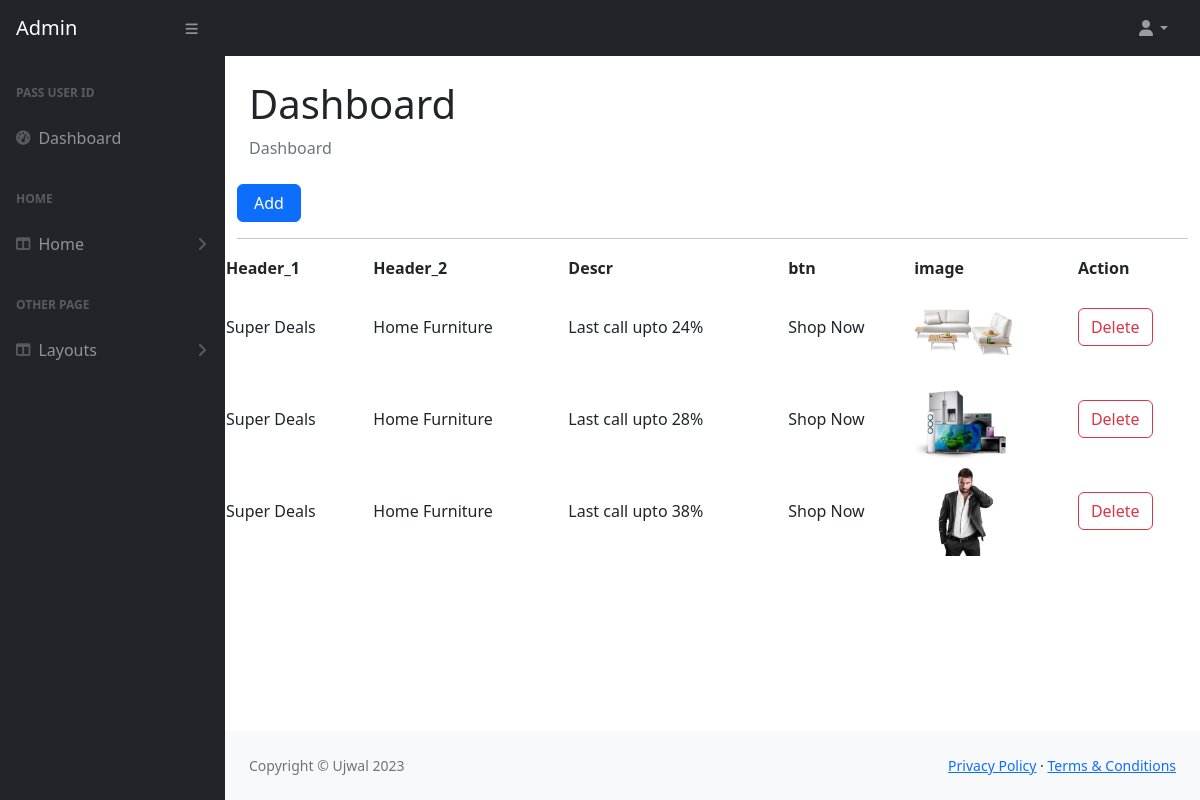
Page /admin/admin/carousel.php (signed in) on the committed database.
### tables this page shows
CREATE TABLE `carousel_section` (
  `carousel_id` int(11) NOT NULL,
  `image` longblob NOT NULL,
  `header_1` varchar(111) NOT NULL,
  `header_2` varchar(111) NOT NULL,
  `descr` varchar(111) NOT NULL,
  `btn` varchar(111) NOT NULL,
  `created_at` timestamp NOT NULL DEFAULT current_timestamp(),
  `updated_at` timestamp NOT NULL DEFAULT current_timestamp() ON UPDATE current_timestamp()
);

### admin/admin/carousel.php (the view, shortened to what this page needs)
<?php
include 'header.php';
?>
<div class="container">
	<div class="row">
		<div class="col-sm-12">
			<button class=" btn btn-primary px-3" onclick="openForm()">Add</button>
			<hr>
		</div>
	</div>
</div>
<?php
include 'config.php';
$sql = "SELECT * FROM carousel_Section";
$result = mysqli_query($conn, $sql);
    echo '<table>';
	if (mysqli_num_rows($result) > 0) {
		echo '<table class="p-2">';
		echo '<tr><th>Header_1</th>
		<th>Header_2</th>
		<th>Descr</th>
		<th>btn</th>
		<th>image</th>
		<th>Action</th>
		</tr>';
		while ($row = mysqli_fetch_assoc($result)) {
			echo '<tr class="p-2">';
			echo '<td>' . $row['header_1'] . '</td>';
			echo '<td>' . $row['header_2'] . '</td>';
			echo '<td>' . $row['descr'] . '</td>';
			echo '<td>' . $row['btn'] . '</td>';
			echo '<td><img src="' . $row['image'] . '"  width="100"></td>';
			echo '<td>
			<a href="carousel_delete.php?id=' . $row['carousel_id'] . '" class="text-decoration-none btn  btn-outline-danger">Delete</a>
			</td>
			</tr>';
		}
		echo '</table>';
	} else {
		echo 'No data found';
	}
?>
<?php
include 'footer.php';
?>

### admin/admin/header.php (shortened to what this page needs)
<!doctype html>
<html lang="en">
<head>
    <link href="https://cdn.jsdelivr.net/npm/bootstrap@5.2.1/dist/css/bootstrap.min.css" rel="stylesheet">
    <link href="css/styles.css" rel="stylesheet" />
  <link href="https://cdn.jsdelivr.net/npm/summernote@0.8.18/dist/summernote.min.css" rel="stylesheet">
</head>
<body class="sb-nav-fixed">
    <nav class="sb-topnav navbar navbar-expand navbar-dark bg-dark">
        <a class="navbar-brand ps-3" href="index.php">Admin</a>
        <button class="btn btn-link btn-sm order-1 order-lg-0 me-4 me-lg-0" id="sidebarToggle" href="#!"><i class="fas fa-bars"></i></button>
        <ul class="navbar-nav ms-auto ms-md-0 me-3 me-lg-4">
            <li class="nav-item dropdown">
                <a class="nav-link dropdown-toggle" id="navbarDropdown" href="#" role="button" data-bs-toggle="dropdown" aria-expanded="false"><i class="fas fa-user fa-fw"></i></a>
            </li>
        </ul>
    </nav>
    <div id="layoutSidenav">
        <div id="layoutSidenav_nav">
            <nav class="sb-sidenav accordion sb-sidenav-dark" id="sidenavAccordion">
                <div class="sb-sidenav-menu">
                    <div class="nav">
                        <div class="sb-sidenav-menu-heading">Pass user ID</div>
                        <a class="nav-link" href="index.php">
                            <div class="sb-nav-link-icon"><i class="fas fa-tachometer-alt"></i></div>
                            Dashboard
                        </a>
                        <div class="sb-sidenav-menu-heading">Home</div>
                        <a class="nav-link collapsed" href="#" data-bs-toggle="collapse" data-bs-target="#collapseLayouts" aria-expanded="false" aria-controls="collapseLayouts">
                            <div class="sb-nav-link-icon"><i class="fas fa-columns"></i></div>
                            Home
                            <div class="sb-sidenav-collapse-arrow"><i class="fas fa-angle-down"></i></div>
                        </a>
                        <div class="sb-sidenav-menu-heading">other page</div>
                        <a class="nav-link collapsed" href="#" data-bs-toggle="collapse" data-bs-target="#collapseLayouts" aria-expanded="false" aria-controls="collapseLayouts">
                            <div class="sb-nav-link-icon"><i class="fas fa-columns"></i></div>
                            Layouts
                            <div class="sb-sidenav-collapse-arrow"><i class="fas fa-angle-down"></i></div>
                        </a>
                    </div>
                </div>
            </nav>
        </div>
        <div id="layoutSidenav_content">
            <main>
                <div class="container-fluid px-4">
                    <h1 class="mt-4">Dashboard</h1>
                    <ol class="breadcrumb mb-4">
                        <li class="breadcrumb-item active">Dashboard</li>
                    </ol>
                </div>
            </main>

### admin/admin/footer.php (shortened to what this page needs)
<footer class="py-4 bg-light mt-auto">
    <div class="container-fluid px-4">
        <div class="d-flex align-items-center justify-content-between small">
            <div class="text-muted">Copyright &copy; Ujwal 2023</div>
            <div>
                <a href="#">Privacy Policy</a>
                &middot;
                <a href="#">Terms &amp; Conditions</a>
            </div>
        </div>
    </div>
</footer>
</div>
</div>
</body>
<link href="https://cdnjs.cloudflare.com/ajax/libs/summernote/0.8.18/summernote-bs4.css" rel="stylesheet">
</html>

### rows in the picture
carousel_section: header_1 "Super Deals", header_2 "Home Furniture", descr "Last call upto 24%", btn "Shop Now", image (picture)
carousel_section: header_1 "Super Deals", header_2 "Home Furniture", descr "Last call upto 28%", btn "Shop Now", image (picture)
carousel_section: header_1 "Super Deals", header_2 "Home Furniture", descr "Last call upto 38%", btn "Shop Now", image (picture)
